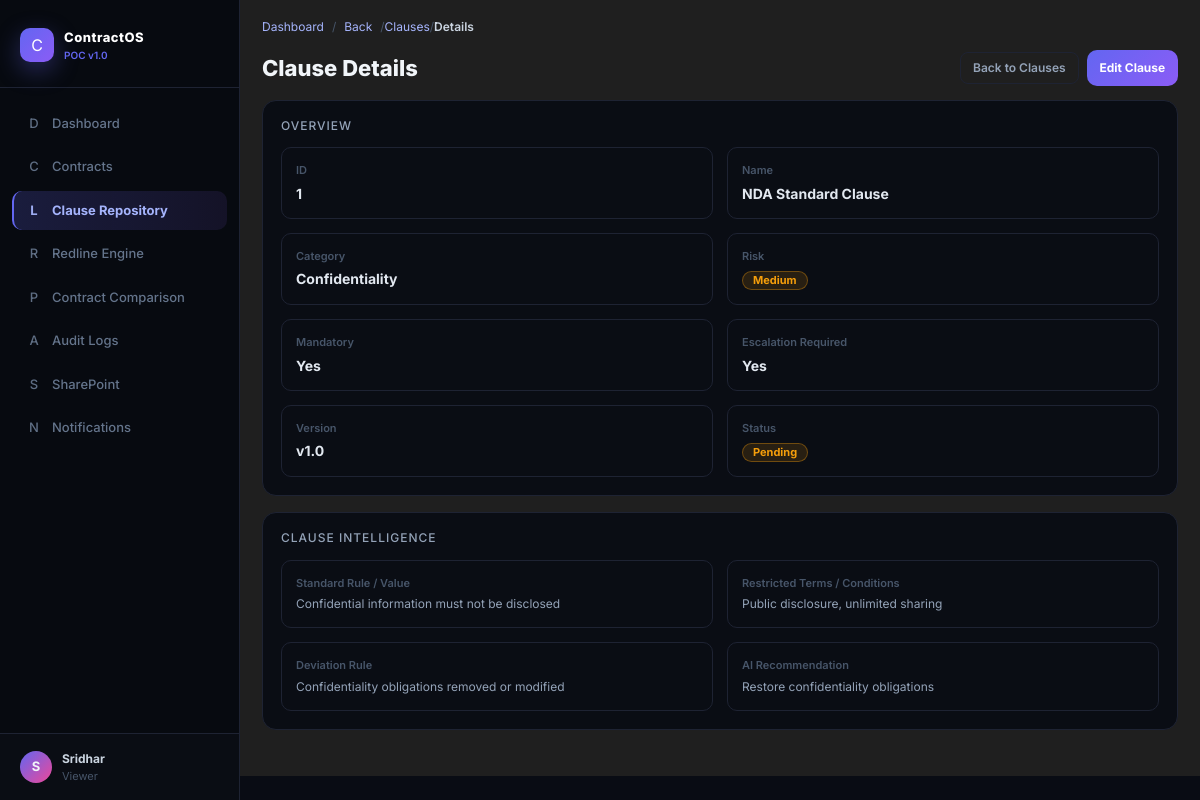
Screenshot of /clauses/1/ (signed in) with the database file from the repository.
### users/models.py (models this page shows, shortened)
class User(AbstractUser):
    ROLE_CHOICES = [
        ('Admin', 'Admin'),
        ('Contract Manager', 'Contract Manager'),
        ('Legal Reviewer', 'Legal Reviewer'),
        ('Viewer', 'Viewer'),
    ]
    STATUS_CHOICES = [
        ('Active', 'Active'),
        ('Inactive', 'Inactive'),
    ]
    name = models.CharField(max_length=255)
    email = models.EmailField(unique=True)
    role = models.CharField(max_length=32, choices=ROLE_CHOICES, default='Viewer')
    status = models.CharField(max_length=8, choices=STATUS_CHOICES, default='Active')
    USERNAME_FIELD = 'email'
    REQUIRED_FIELDS = ['username', 'name']

### clauses/models.py (models this page shows, shortened)
class Clause(models.Model):
    STATUS_CHOICES = [
        ('Pending', 'Pending'),
        ('Approved', 'Approved'),
    ]
    RISK_CHOICES = [
        ('High', 'High'),
        ('Medium', 'Medium'),
        ('Low', 'Low'),
    ]
    CATEGORY_CHOICES = [
        ('Legal', 'Legal'),
        ('Finance', 'Finance'),
        ('Liability', 'Liability'),
        ('Operational', 'Operational'),
    ]
    id = models.CharField(primary_key=True, max_length=16)
    name = models.CharField(max_length=255)
    category = models.CharField(max_length=32, choices=CATEGORY_CHOICES, default='Legal')
    risk = models.CharField(max_length=8, choices=RISK_CHOICES, default='Medium')
    version = models.CharField(max_length=16, default='v1.0')
    status = models.CharField(max_length=8, choices=STATUS_CHOICES, default='Pending')
    document = models.FileField(upload_to='clauses/', null=True, blank=True)
    mandatory = models.BooleanField(default=True)
    standard_rule = models.TextField(null=True, blank=True)
    restricted_terms = models.TextField(null=True, blank=True)
    deviation_rule = models.TextField(null=True, blank=True)
    ai_recommendation = models.TextField(null=True, blank=True)
    escalation_required = models.BooleanField(default=False)
    clause_category = models.CharField(max_length=255, choices=[
        ('Confidentiality', 'Confidentiality'),
        ('Payment Terms', 'Payment Terms'),
        ('Liability', 'Liability'),
        ('Indemnity', 'Indemnity'),
        ('Governing Law', 'Governing Law'),
        ('Termination', 'Termination'),
        ('Data Privacy', 'Data Privacy'),
        ('Intellectual Property', 'Intellectual Property'),
        ('Renewal', 'Renewal'),
        ('Service Levels', 'Service Levels'),
        ('Audit Rights', 'Audit Rights'),
        ('Insurance', 'Insurance'),
        ('Compliance', 'Compliance'),
        ('Security', 'Security'),
        ('Force Majeure', 'Force Majeure'),
        ('Assignment', 'Assignment'),
        ('Subcontracting', 'Subcontracting')
    ], default='Confidentiality')
    clause_name = models.CharField(max_length=255, default='')
    risk_level = models.CharField(max_length=255, choices=[
        ('High', 'High'),
        ('Medium', 'Medium'),
        ('Low', 'Low')
    ], default='Medium')
    standard_rule_value = models.TextField(default='No standard rule provided')
    restricted_terms_conditions = models.TextField(default='No restricted terms provided')
    deviation_rule = models.TextField(default='No deviation rule provided')
    ai_recommendation = models.TextField(default='No AI recommendation provided')
    escalation_required = models.BooleanField(default=False)

### clauses/views.py (the view)
# urls.py: path('clauses/<str:pk>/', clause_detail, name='clause_detail'),
@login_required
def clause_detail(request, pk):
    clause = get_object_or_404(Clause, pk=pk)
    return render(request, 'clauses/clause_detail.html', {
        'clause': clause,
        'active_nav': 'clauses',
    })

### templates/clauses/clause_detail.html
{% extends 'base.html' %}
{% block content %}
<div class="toolbar">
    <h1 style="margin:0;font-size:22px;font-weight:800;color:var(--text-main);">Clause Details</h1>
    <div class="toolbar-actions">
        <a class="pill-btn" href="/clauses/" style="text-decoration:none;">Back to Clauses</a>
        <a class="quick-action" href="/clauses/{{ clause.id }}/edit/" style="text-decoration:none;">Edit Clause</a>
    </div>
</div>
<div class="card" style="margin-bottom:16px;">
    <h2 class="section-title">Overview</h2>
    <div class="kv-grid">
        <div class="kv-card"><div class="kv-label">ID</div><div class="kv-value">{{ clause.id }}</div></div>
        <div class="kv-card"><div class="kv-label">Name</div><div class="kv-value">{{ clause.name }}</div></div>
        <div class="kv-card"><div class="kv-label">Category</div><div class="kv-value">{{ clause.category }}</div></div>
        <div class="kv-card"><div class="kv-label">Risk</div><div class="kv-value"><span class="badge badge-risk-{{ clause.risk_level|lower }}">{{ clause.risk_level }}</span></div></div>
        <div class="kv-card"><div class="kv-label">Mandatory</div><div class="kv-value">{% if clause.mandatory %}Yes{% else %}No{% endif %}</div></div>
        <div class="kv-card"><div class="kv-label">Escalation Required</div><div class="kv-value">{% if clause.escalation_required %}Yes{% else %}No{% endif %}</div></div>
        <div class="kv-card"><div class="kv-label">Version</div><div class="kv-value">{{ clause.version }}</div></div>
        <div class="kv-card"><div class="kv-label">Status</div><div class="kv-value"><span class="badge badge-status-{{ clause.status|lower }}">{{ clause.status }}</span></div></div>
    </div>
</div>
<div class="card" style="margin-bottom:16px;">
    <h2 class="section-title">Clause Intelligence</h2>
    <div class="kv-grid">
        <div class="kv-card">
            <div class="kv-label">Standard Rule / Value</div>
            <div class="panel-note">{{ clause.standard_rule|default:"No standard rule provided" }}</div>
        </div>
        <div class="kv-card">
            <div class="kv-label">Restricted Terms / Conditions</div>
            <div class="panel-note">{{ clause.restricted_terms|default:"No restricted terms provided" }}</div>
        </div>
        <div class="kv-card">
            <div class="kv-label">Deviation Rule</div>
            <div class="panel-note">{{ clause.deviation_rule|default:"No deviation rule provided" }}</div>
        </div>
        <div class="kv-card">
            <div class="kv-label">AI Recommendation</div>
            <div class="panel-note">{{ clause.ai_recommendation|default:"No AI recommendation provided" }}</div>
        </div>
    </div>
</div>
{% endblock %}

### templates/base.html (shortened to what this page needs)
{% load static %}
<!DOCTYPE html>
<html lang="en" data-theme="dark">
<head>
    <link href="https://cdn.jsdelivr.net/npm/bootstrap@5.3.3/dist/css/bootstrap.min.css" rel="stylesheet">
    <link rel="stylesheet" href="{% static 'css/theme.css' %}?v=20260520b">
</head>
<body class="app-body">
<div class="app-shell">
    <aside id="appSidebar" class="app-sidebar">
        <div class="brand-wrap">
            <div class="brand-row">
                <div class="brand-mark">C</div>
                <div>
                    <div class="brand-title">ContractOS</div>
                    <div class="brand-sub">POC v1.0</div>
                </div>
            </div>
        </div>
        <nav class="side-nav">
            <a class="nav-link {% if active_nav == 'dashboard' %}active{% endif %}" href="{% url 'dashboard' %}">
                <span class="nav-icon">D</span>Dashboard
            </a>
            <a class="nav-link {% if active_nav == 'contracts' %}active{% endif %}" href="{% url 'contract_list' %}">
                <span class="nav-icon">C</span>Contracts
            </a>
            <a class="nav-link {% if active_nav == 'clauses' %}active{% endif %}" href="{% url 'clause_list_web' %}">
                <span class="nav-icon">L</span>Clause Repository
            </a>
            <a class="nav-link {% if active_nav == 'redline' %}active{% endif %}" href="{% url 'redline_recommendations' %}">
                <span class="nav-icon">R</span>Redline Engine
            </a>
            <a class="nav-link {% if active_nav == 'comparison' %}active{% endif %}" href="{% url 'contract_comparisons' %}">
                <span class="nav-icon">P</span>Contract Comparison
            </a>
            <a class="nav-link {% if active_nav == 'audit' %}active{% endif %}" href="{% url 'audit_log_list_web' %}">
                <span class="nav-icon">A</span>Audit Logs
            </a>
            <a class="nav-link {% if active_nav == 'sharepoint' %}active{% endif %}" href="{% url 'sharepoint_config_web' %}">
                <span class="nav-icon">S</span>SharePoint
            </a>
            <a class="nav-link {% if active_nav == 'notifications' %}active{% endif %}" href="{% url 'notifications' %}">
                <span class="nav-icon">N</span>Notifications
            </a>
        </nav>
        <div class="user-tile">
            <div class="user-avatar">
                {{ request.user.name|default:request.user.username|slice:':1'|upper }}
            </div>
            <div>
                <div class="user-name">
                    {{ request.user.name|default:request.user.username }}
                </div>
                <div class="user-role">
                    {{ request.user.role|default:'User' }}
                </div>
            </div>
        </div>
    </aside>
    <main class="main-wrap">
        <nav class="app-breadcrumbs" aria-label="Breadcrumb">
            <a class="crumb-home" href="{% url 'dashboard' %}">
                Dashboard
            </a>
            <span class="crumb-sep">/</span>
            <button type="button"
                    class="crumb-back"
                    onclick="window.history.back();">
                Back
            </button>
            <span id="dynamicBreadcrumbTrail"></span>
        </nav>
        {% block content %}
        {% endblock %}
    </main>
</div>
</body>
</html>

### templates/base.html (style rules this page uses)
html[data-theme="dark"] { --bg-main: #090c14; --bg-sidebar: #070a10; --bg-card: #0a0d14; --bg-card-soft: #0e1420; --border: #1e2333; --text-main: #f1f5f9; --text-soft: #94a3b8; }
body.app-body { background: var(--bg-main); color: var(--text-main); transition: all 0.3s ease; }
.app-sidebar { background: var(--bg-sidebar) !important; }
.card, .stat-card, .kv-card, .topbar, .table-wrap, .search-shell, .user-tile { background: var(--bg-card) !important; color: var(--text-main) !important; border-color: var(--border) !important; }
:root { --bg-color: #ffffff; --text-color: #111111; --card-color: #f5f5f5; }
[data-theme="dark"] { --bg-color: #121212; --text-color: #ffffff; --card-color: #1f1f1f; }
body { background-color: var(--bg-color); color: var(--text-color); transition: background-color 0.3s ease, color 0.3s ease; }
.app-sidebar, .topbar, .main-wrap, .user-tile { background-color: var(--card-color); color: var(--text-color); transition: background-color 0.3s ease, color 0.3s ease; }

### rows the page displays
User: user.name "S", user.name "Sridhar", user.role "Viewer"
Clause: id "1", name "NDA Standard Clause", category "Confidentiality", risk_level "Medium", version "v1.0", status "Pending", standard_rule "Confidential information must not be disclosed", restricted_terms "Public disclosure, unlimited sharing", deviation_rule "Confidentiality obligations removed or modified", ai_recommendation "Restore confidentiality obligations"
